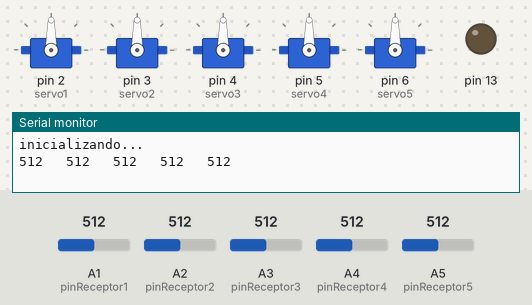
This sketch was run on a simulated Arduino Uno, built with avr-gcc and run on an emulated ATmega328P. On the bench: 5 × servo, output pins drawn as LEDs (lit = HIGH), the last lines printed to the serial monitor. The test bench sets the inputs (shaded band); at power-on: A1 (pinReceptor1) = 512, A2 (pinReceptor2) = 512, A3 (pinReceptor3) = 512, A4 (pinReceptor4) = 512, A5 (pinReceptor5) = 512.

Above: at 0.1 s.
At 0.6 s:
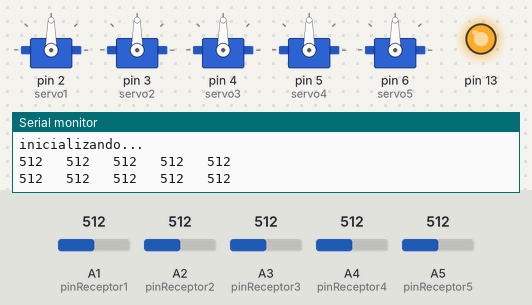
Timing chart, 0 to 2.1 s (numbered marks = the images above):
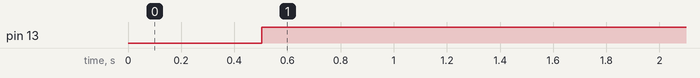

The sketch:

servo1_cyn70.ino
```cpp
#include <Servo.h>
// declarar los 4 servos que faltan
// checkear todos los sensores que miden y en base a eso armar los umbrales
// para cada uno : sensorVal , n , subir, delay,

int pinReceptor1 = A1; //Establecemos el pin a leer
int sensorVal1; //Declaramos una variable para almacenar el valor de la lectura
int umbralSensor1 = 5;

int pinReceptor2 = A2; //Establecemos el pin a leer
int sensorVal2; //Declaramos una variable para almacenar el valor de la lectura
int umbralSensor2 = 3;

int pinReceptor3 = A3; //Establecemos el pin a leer
int sensorVal3; //Declaramos una variable para almacenar el valor de la lectura
int umbralSensor3 = 3;

int pinReceptor4 = A4; //Establecemos el pin a leer
int sensorVal4; //Declaramos una variable para almacenar el valor de la lectura
int umbralSensor4 = 4;

int pinReceptor5 = A5; //Establecemos el pin a leer
int sensorVal5; //Declaramos una variable para almacenar el valor de la lectura
int umbralSensor5 = 4;

Servo servo1, servo2, servo3, servo4, servo5;

int n = 90;
int subir = 1;
int timeOn = 150;

void setup() {
  Serial.begin(9600); // Abrimos comunicación Serial
  Serial.println("inicializando..."); //Sacamos la lectura por serial

  analogReference(INTERNAL);

  pinMode(13, OUTPUT);

  servo1.attach(2);
  servo1.write(90);

  servo2.attach(3);
  servo2.write(90);

  servo3.attach(4);
  servo3.write(90);

  servo4.attach(5);
  servo4.write(90);

  servo5.attach(6);
  servo5.write(90);

}

void loop() {
  sensado();


  //Sacamos la lectura por serial
  while (sensorVal1 < umbralSensor1) { // mano moviendose constantemente

    sensorVal1 = analogRead(pinReceptor1);
    if (n <= 0) {
      n = 0;
      subir = 0;
    }
    if (n >= 90) {
      n = 90;
      subir = 1;
    }

    servo1.write(n);

    if (subir == 1) { //sube
      n--;
    }
    if (subir == 0) { //vuelve
      n++;
    }
    delay(timeOn);
  }
  if (sensorVal1 > umbralSensor1) {//si encontro algo frena
    digitalWrite(13, HIGH);
  }

}

void sensado() {
  sensorVal1 = analogRead(pinReceptor1); //Guardamos la lectura del pin Analógico
  sensorVal2 = analogRead(pinReceptor2); //Guardamos la lectura del pin Analógico
  sensorVal3 = analogRead(pinReceptor3); //Guardamos la lectura del pin Analógico
  sensorVal4 = analogRead(pinReceptor4); //Guardamos la lectura del pin Analógico
  sensorVal5 = analogRead(pinReceptor5); //Guardamos la lectura del pin Analógico

  Serial.print(sensorVal1); //Sacamos la lectura por serial
  Serial.print("   "); //Sacamos la lectura por serial
  Serial.print(sensorVal2); //Sacamos la lectura por serial
  Serial.print("   "); //Sacamos la lectura por serial
  Serial.print(sensorVal3); //Sacamos la lectura por serial
  Serial.print("   "); //Sacamos la lectura por serial
  Serial.print(sensorVal4); //Sacamos la lectura por serial
  Serial.print("   "); //Sacamos la lectura por serial
  Serial.println(sensorVal5); //Sacamos la lectura por serial
  delay(500);  //Pequeña pausa de medio segundo
}
```

Measured:
- by itself, pin 13: LOW → HIGH at 0.50 s
